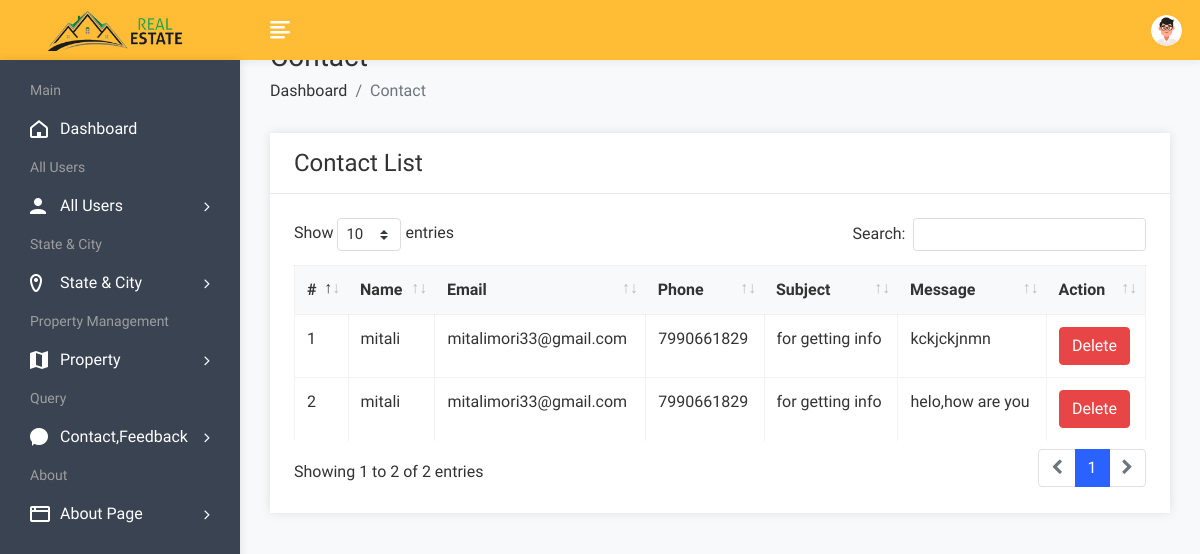
Screenshot of /admin/contactview.php (signed in) with the database file from the repository.
### tables this page shows
CREATE TABLE `contact` (
  `cid` int(50) NOT NULL,
  `name` varchar(100) NOT NULL,
  `email` varchar(100) NOT NULL,
  `phone` varchar(20) NOT NULL,
  `subject` varchar(100) NOT NULL,
  `message` varchar(250) NOT NULL
);

### admin/contactview.php (the view, shortened to what this page needs)
<!DOCTYPE html>
<html lang="en">
<head>
        <link rel="stylesheet" href="assets/css/bootstrap.min.css">
        <link rel="stylesheet" href="assets/css/font-awesome.min.css">
        <link rel="stylesheet" href="assets/css/feathericon.min.css">
		<link rel="stylesheet" href="assets/plugins/datatables/dataTables.bootstrap4.min.css">
		<link rel="stylesheet" href="assets/plugins/datatables/responsive.bootstrap4.min.css">
		<link rel="stylesheet" href="assets/plugins/datatables/select.bootstrap4.min.css">
		<link rel="stylesheet" href="assets/plugins/datatables/buttons.bootstrap4.min.css">
        <link rel="stylesheet" href="assets/css/style.css">
    </head>
    <body>
				<?php include("header.php"); ?>
            <div class="page-wrapper">
                <div class="content container-fluid">
					<div class="page-header">
						<div class="row">
							<div class="col">
								<h3 class="page-title">Contact</h3>
								<ul class="breadcrumb">
									<li class="breadcrumb-item"><a href="dashboard.php">Dashboard</a></li>
									<li class="breadcrumb-item active">Contact</li>
								</ul>
							</div>
						</div>
					</div>
					<div class="row">
						<div class="col-sm-12">
							<div class="card">
								<div class="card-header">
									<h4 class="card-title">Contact List</h4>
								</div>
								<div class="card-body">
									<table id="basic-datatable" class="table table-bordered table-hover">
                                            <thead>
                                                <tr>
                                                    <th>#</th>
                                                    <th>Name</th>
                                                    <th>Email</th>
                                                    <th>Phone</th>
													<th>Subject</th>
                                                    <th>Message</th>
                                                    <th>Action</th>
                                                </tr>
                                            </thead>
                                            <tbody>
											<?php
												$query=mysqli_query($con,"select * from contact");
												$cnt=1;
												while($row=mysqli_fetch_row($query))
													{
											?>
                                                <tr>
                                                    <td><?php echo $cnt; ?></td>
                                                    <td><?php echo $row['1']; ?></td>
                                                    <td><?php echo $row['2']; ?></td>
                                                    <td><?php echo $row['3']; ?></td>
                                                    <td><?php echo $row['4']; ?></td>
													<td><?php echo $row['5']; ?></td>
                                                    <td><a href="contactdelete.php?id=<?php echo $row['0']; ?>"><button class="btn btn-danger">Delete</button></a></td>
                                                </tr>
                                                <?php
												$cnt=$cnt+1;
												}
												?>
                                            </tbody>
                                        </table>
								</div>
							</div>
						</div>
					</div>
				</div>
			</div>
    </body>
</html>

### rows the page displays
contact: name "mitali", email "mitalimori33@gmail.com", phone "7990661829", subject "for getting info", message "kckjckjnmn"
contact: name "mitali", email "mitalimori33@gmail.com", phone "7990661829", subject "for getting info", message "helo,how are you"
